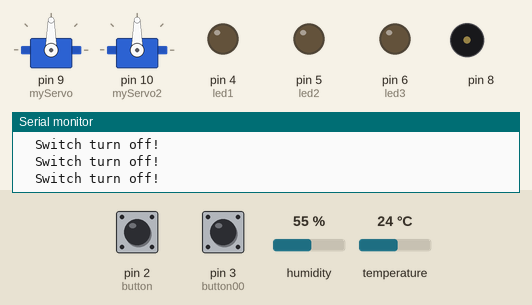
This sketch was run on a simulated Arduino Uno, built with avr-gcc and run on an emulated ATmega328P. Shown: 2 × servo, output pins drawn as LEDs (lit = HIGH), buzzer (waves = sounding), the last lines printed to the serial monitor. Dashed ring = blinking. The inputs (shaded band) are chosen by the test bench; at power-on: pin 2 (button) LOW, pin 3 (button00) LOW, humidity 55 %, temperature 24 °C.

Above: at 2.8 s.
2.9 s: pin 2 (button) pulled HIGH for 1.2 s
At 3.66 s:
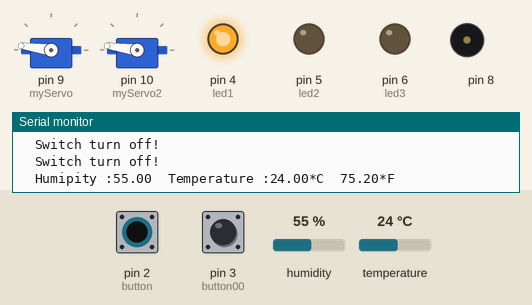
6.4 s: pin 3 (button00) pulled HIGH for 1.2 s
At 9.5 s:
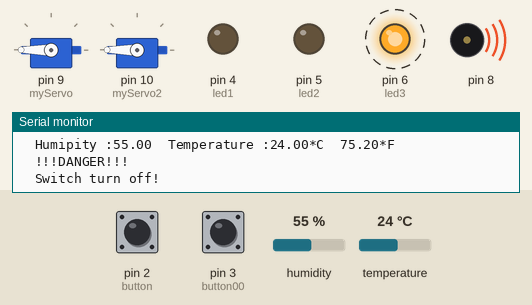
11.8 s: pin 3 (button00) pulled HIGH for 3.2 s
At 13.8 s:
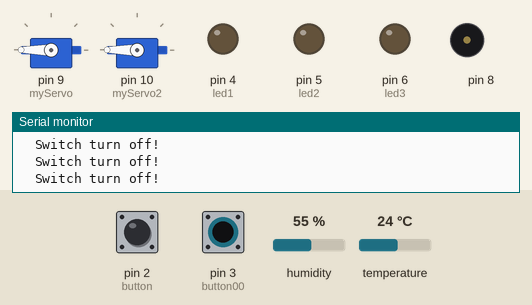
Timing chart, 0 to 15.3 s (numbered marks = the images above; inputs shaded):
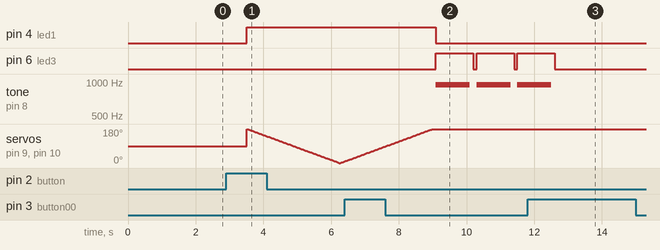

Measured:
- after the input at 2.9 s, pin 4 (led1): LOW → HIGH after 0.61 s
- after the input at 6.4 s, pin 4 (led1): HIGH → LOW after 2.7 s; pin 6 (led3): alternates HIGH for 1.1 s and LOW for 0.10 s, starting after 2.7 s; tone on pin 8: alternates 944 Hz for 1.0 s and silent for 0.20 s, starting after 2.7 s; servo on pin 9 (myServo), servo on pin 10 (myServo2): goes on until 9.0 s, then stays 180°
- after the input at 11.8 s, pin 6 (led3): goes on until 12.6 s, then stays LOW; tone on pin 8: goes on until 12.5 s, then stays silent

The sketch:

Temperature_Switch_Piezo_Servo01.ino
```cpp
#include "DHT.h"
#include <Servo.h>
Servo myServo;
Servo myServo2;

#define led1 4
#define led2 5
#define led3 6
#define button 2
#define button00 3

DHT dht;

int i;
boolean state = LOW;
boolean state00 = LOW;
int buttonState;
int buttonState00;
unsigned long DebounceDelay = 200;
unsigned long DebounceLast = 0;
void setup()
{
  pinMode(button,INPUT);
  pinMode(button00,INPUT);
  pinMode(led1,OUTPUT);
  pinMode(led2,OUTPUT);
  pinMode(led3,OUTPUT);
  myServo.attach(9);
  myServo2.attach(10);
  Serial.begin(9600);
  attachInterrupt(digitalPinToInterrupt(button),pinState,RISING);
  attachInterrupt(digitalPinToInterrupt(button00),Accident,RISING);
  dht.setup(A0);
}

void Accident(){
  if((millis()-DebounceLast)>DebounceDelay){
    state00=!state00;
    DebounceLast=millis();
  }
}

void pinState(){
  if((millis()-DebounceLast)>DebounceDelay){
    state=!state;
    DebounceLast=millis();
  }
}
void loop()
{
  float humidity = dht.getHumidity();
  float temperature = dht.getTemperature();
  buttonState= digitalRead(button);
  buttonState00= digitalRead(button00);

  /*Serial.print("\tState : ");Serial.print(state);
  Serial.print("\tbuttonState :");Serial.println(buttonState);
  Serial.print("\tState00 : ");Serial.print(state00);
  Serial.print("\tbuttonState00 :");Serial.println(buttonState00);
  delay(500);*/

  if(state==LOW){
      Serial.println("\tSwitch turn off!");
      delay(1000);
      digitalWrite(led1,LOW);
      digitalWrite(led2,LOW);
      digitalWrite(led3,LOW);
  }

  else {
      Serial.print("\tHumipity :");Serial.print(humidity);
      Serial.print("\tTemperature :");Serial.print(temperature);Serial.print("*C");
      Serial.print("\t");Serial.print(dht.toFahrenheit(temperature));Serial.println("*F");
      delay(500);
      if((temperature>=0)&&(temperature<=28)){
        digitalWrite(led1,HIGH);
        digitalWrite(led2,LOW);
        digitalWrite(led3,LOW);
      }
      else if((temperature>28)&&(temperature<=36)){
        digitalWrite(led1,LOW);
        digitalWrite(led2,HIGH);
        digitalWrite(led3,LOW);
        /*int pitch = map(500,100, 1000, 100, 2000); //ค่าที่เซ็นเซอร์อ่านค่าได้,ค่าต่ำสุด,ค่าสูงสุด,ความถี่ต่ำสุด 50Hz,ความถี่สูงสุด 4000Hz
        tone(8,pitch,100); //แสดงผลออกทางขาD8,ความถี่เท่ากับ pitch,ความยาวคาบหรือเสียงดังนานแค่ไหน
        delay(100);*/
      }
      else if((temperature>36)&&(temperature<40)){
        digitalWrite(led1,LOW);
        digitalWrite(led2,LOW);
        digitalWrite(led3,HIGH);
        int pitch = map(500,100, 1000, 100, 2000); //ค่าที่เซ็นเซอร์อ่านค่าได้,ค่าต่ำสุด,ค่าสูงสุด,ความถี่ต่ำสุด 50Hz,ความถี่สูงสุด 4000Hz
        tone(8,pitch,100); //แสดงผลออกทางขาD8,ความถี่เท่ากับ pitch,ความยาวคาบหรือเสียงดังนานแค่ไหน
        delay(100);
      }
       else if((temperature>=40)){
        state00==HIGH;
      }
        for(i=180;i>=0;i--)
        {
          myServo.write(i);
          myServo2.write(i);
          delay(15);
        }
        for(i=0;i<=180;i++)
        {
          myServo.write(i);
          myServo2.write(i);
          delay(15);
        }
  }
  if(state00==HIGH)
  {
        state=LOW;
        Serial.println("\t!!!DANGER!!!");
        delay(100);
        digitalWrite(led1,LOW);
        digitalWrite(led2,LOW);
        digitalWrite(led3,HIGH);
        int pitch = map(500,100, 1000, 100, 2000);
        tone(8,pitch,1000);
        delay(100);
  }

}
```
